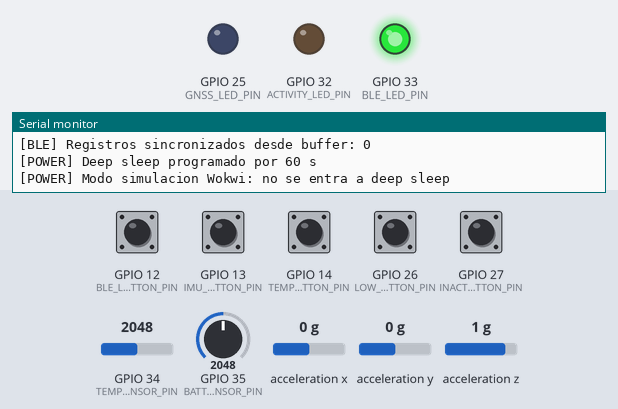
A program run on a simulated ESP32. Parts: output pins drawn as LEDs (lit = HIGH), the last lines printed to the serial monitor. Wiring (from diagram.json): MPU-6050 motion sensor at I2C address 0x68. The inputs (shaded band) are chosen by the test bench; at power-on: GPIO 12 (BLE_LOSS_BUTTON_PIN), GPIO 13 (IMU_BUTTON_PIN), GPIO 14 (TEMP_EVENT_BUTTON_PIN), GPIO 26 (LOW_BATTERY_BUTTON_PIN), GPIO 27 (INACTIVITY_BUTTON_PIN) HIGH, acceleration x 0 g, GPIO 34 (TEMP_SENSOR_PIN) = 2048, GPIO 35 (BATTERY_SENSOR_PIN) = 2048, acceleration y 0 g, acceleration z 1 g.

Above: at 1.8 s.
1.9 s: acceleration x set to -0.8 g
7.8 s: acceleration x set to -1.1 g
At 11.86 s:
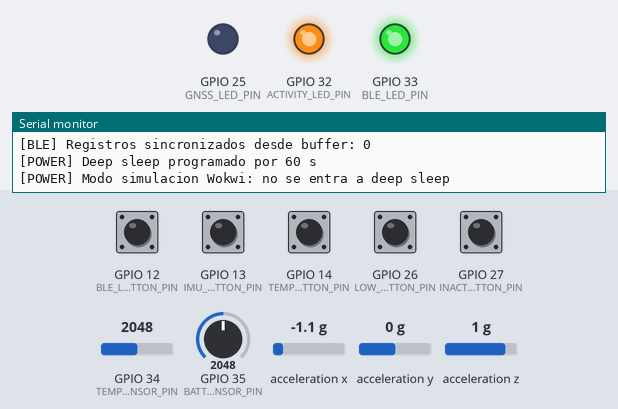
18.5 s: GPIO 12 (BLE_LOSS_BUTTON_PIN) pulled LOW for 0.15 s
At 18.66 s:
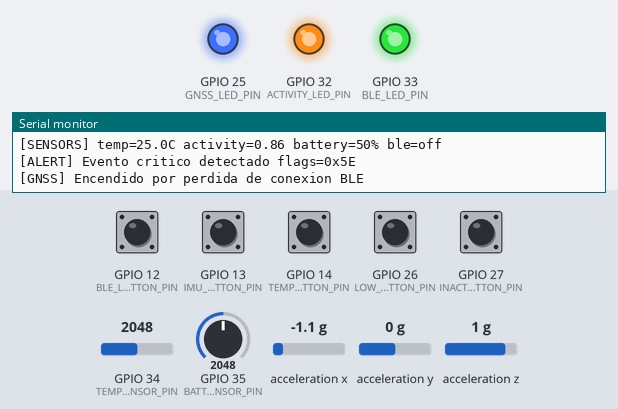
At 19.4 s:
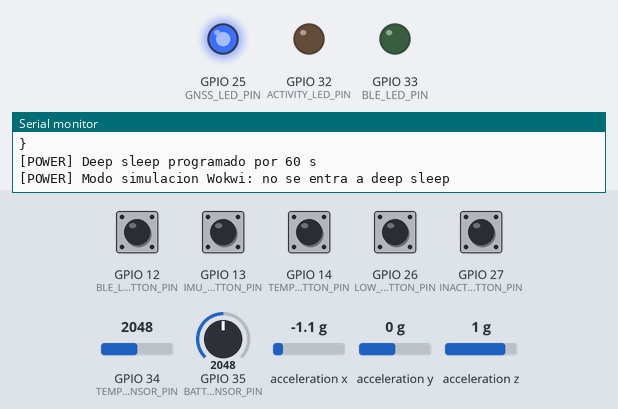
35.7 s: GPIO 13 (IMU_BUTTON_PIN) pulled LOW for 0.15 s
Timing chart, 0 to 42.5 s (numbered marks = the images above; inputs shaded):
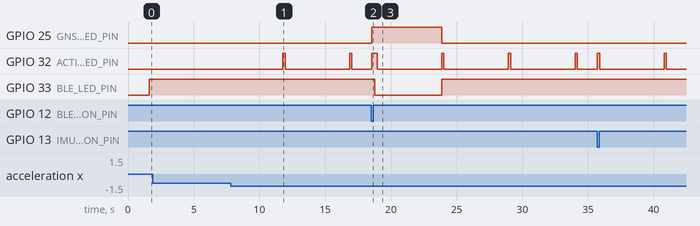

Measured:
- the behaviour switches between -0.9 and -1 g on acceleration x (found by bisection; images 0 and 1)
- after the input at 7.8 s, GPIO 32 (ACTIVITY_LED_PIN): alternates HIGH for 0.17 s and LOW for 4.9 s, starting after 4.0 s
- after the input at 18.5 s, GPIO 25 (GNSS_LED_PIN): LOW → HIGH at once, → LOW 5.3 s later; GPIO 33 (BLE_LED_PIN): HIGH → LOW after 0.29 s, → HIGH 5.1 s later

The program:

main.cpp
```cpp
#include <Arduino.h>
#include <esp_sleep.h>

#include "analyzer.h"
#include "app_config.h"
#include "buffer_store.h"
#include "comms_sim.h"
#include "data_types.h"
#include "sensor_sim.h"

SensorSim sensors;
Analyzer analyzer;
BufferStore bufferStore;
CommsSim comms;
unsigned long lastSampleMs = 0;
bool gnssPowered = false;
bool lastImuButtonState = HIGH;
bool lastBleLossButtonState = HIGH;
bool lastTempEventButtonState = HIGH;
bool lastInactivityButtonState = HIGH;
bool lastLowBatteryButtonState = HIGH;

void configurePins() {
  pinMode(AppConfig::GNSS_LED_PIN, OUTPUT);
  pinMode(AppConfig::ACTIVITY_LED_PIN, OUTPUT);
  digitalWrite(AppConfig::GNSS_LED_PIN, LOW);
  digitalWrite(AppConfig::ACTIVITY_LED_PIN, LOW);
}

void activateGnss(WellnessSample &sample) {
  Serial.println("[GNSS] Encendido por perdida de conexion BLE");
  digitalWrite(AppConfig::GNSS_LED_PIN, HIGH);
  gnssPowered = true;
  delay(250);

  sample.gnssActive = true;
  sample.latitude = 4.7110;
  sample.longitude = -74.0721;
  sample.deviceMode = MODE_GNSS_ACTIVE;

  Serial.print("[GNSS] Ubicacion simulada lat=");
  Serial.print(sample.latitude, 6);
  Serial.print(" lon=");
  Serial.println(sample.longitude, 6);
}

void powerOffGnss() {
  digitalWrite(AppConfig::GNSS_LED_PIN, LOW);
  gnssPowered = false;
  Serial.println("[GNSS] Apagado: BLE disponible");
}

void enterDeepSleep() {
  Serial.print("[POWER] Deep sleep programado por ");
  Serial.print(AppConfig::PERIODIC_WAKEUP_SECONDS);
  Serial.println(" s");

  esp_sleep_enable_timer_wakeup(
    static_cast<uint64_t>(AppConfig::PERIODIC_WAKEUP_SECONDS) * 1000000ULL
  );

#if CONFIG_IDF_TARGET_ESP32C3
  esp_deep_sleep_enable_gpio_wakeup(
    1ULL << AppConfig::IMU_BUTTON_PIN,
    ESP_GPIO_WAKEUP_GPIO_LOW
  );
#endif

#if APP_SIMULATION_MODE
  Serial.println("[POWER] Modo simulacion Wokwi: no se entra a deep sleep");
#else
  Serial.flush();
  esp_deep_sleep_start();
#endif
}

void logForcedEvents(uint16_t eventOverrides) {
  if (eventOverrides & EVENT_IMU_ACTIVITY) {
    Serial.println("[EVENT] IMU Wake: alta actividad detectada");
  }
  if (eventOverrides & EVENT_BLE_LOSS) {
    Serial.println("[EVENT] BLE perdido: posible salida de zona segura");
  }
  if (eventOverrides & EVENT_TEMP_HIGH) {
    Serial.println("[EVENT] Temperatura alta simulada");
  }
  if (eventOverrides & EVENT_INACTIVITY) {
    Serial.println("[EVENT] Inactividad prolongada simulada");
  }
  if (eventOverrides & EVENT_LOW_BATTERY) {
    Serial.println("[EVENT] Bateria baja simulada");
  }
}

void runMonitoringCycle(uint16_t eventOverrides = EVENT_NONE) {
  logForcedEvents(eventOverrides);

  WellnessSample sample = sensors.readSample(eventOverrides);

  if (sample.bleConnected && gnssPowered) {
    powerOffGnss();
  }

  Serial.println();
  Serial.println("[SYSTEM] Ciclo de monitoreo");
  Serial.print("[SENSORS] temp=");
  Serial.print(sample.temperatureC, 1);
  Serial.print("C activity=");
  Serial.print(sample.activityRms, 2);
  Serial.print(" battery=");
  Serial.print(sample.batteryPercent);
  Serial.print("% ble=");
  Serial.println(sample.bleConnected ? "on" : "off");

  sample.deviceMode = MODE_PROCESSING;
  WellnessAnalysis analysis = analyzer.analyze(sample);
  digitalWrite(AppConfig::ACTIVITY_LED_PIN, analysis.activity == ACTIVITY_HIGH ? HIGH : LOW);

  if (analysis.criticalEvent) {
    sample.deviceMode = MODE_CRITICAL_EVENT;
    Serial.print("[ALERT] Evento critico detectado flags=0x");
    Serial.println(analysis.alerts, HEX);

    if (AppConfig::GNSS_ON_CRITICAL_EVENT && (analysis.alerts & ALERT_BLE_LOSS)) {
      activateGnss(sample);
    } else {
      sample.gnssActive = false;
      digitalWrite(AppConfig::GNSS_LED_PIN, LOW);
    }
  }

  comms.setBleLed(sample.bleConnected);

  if (comms.isConnected(sample)) {
    sample.deviceMode = MODE_BLE_SYNC;
    comms.sendSample(sample, analysis, bufferStore.count());
    comms.syncPending(bufferStore);
  } else {
    sample.deviceMode = MODE_BUFFERING;
    bufferStore.push(sample, analysis);
    Serial.print("[BUFFER] BLE desconectado. Pendientes=");
    Serial.println(bufferStore.count());
    comms.printPayload(sample, analysis, bufferStore.count(), "local_buffer");
  }

  if (sample.gnssActive && sample.bleConnected) {
    powerOffGnss();
  }

  enterDeepSleep();
}

void setup() {
  Serial.begin(AppConfig::SERIAL_BAUD);
  delay(600);

  Serial.println("[SYSTEM] Simulacion Wokwi - Firmware collar gato");
  Serial.println("[SYSTEM] Botones: IMU, BLE perdido, temperatura alta, inactividad, bateria baja");
  Serial.println("[SYSTEM] NTC: temperatura. Potenciometro: bateria");
  configurePins();
  sensors.begin();
  bufferStore.begin();
  comms.begin();
  lastSampleMs = millis() - AppConfig::PERIODIC_SAMPLE_MS + AppConfig::FIRST_SAMPLE_DELAY_MS;
}

void loop() {
  const bool imuButtonState = digitalRead(AppConfig::IMU_BUTTON_PIN);
  const bool bleLossButtonState = digitalRead(AppConfig::BLE_LOSS_BUTTON_PIN);
  const bool tempEventButtonState = digitalRead(AppConfig::TEMP_EVENT_BUTTON_PIN);
  const bool inactivityButtonState = digitalRead(AppConfig::INACTIVITY_BUTTON_PIN);
  const bool lowBatteryButtonState = digitalRead(AppConfig::LOW_BATTERY_BUTTON_PIN);

  const bool anyNewPress =
    (lastImuButtonState == HIGH && imuButtonState == LOW) ||
    (lastBleLossButtonState == HIGH && bleLossButtonState == LOW) ||
    (lastTempEventButtonState == HIGH && tempEventButtonState == LOW) ||
    (lastInactivityButtonState == HIGH && inactivityButtonState == LOW) ||
    (lastLowBatteryButtonState == HIGH && lowBatteryButtonState == LOW);

  uint16_t heldEvents = EVENT_NONE;
  if (imuButtonState == LOW) {
    heldEvents |= EVENT_IMU_ACTIVITY;
  }
  if (bleLossButtonState == LOW) {
    heldEvents |= EVENT_BLE_LOSS;
  }
  if (tempEventButtonState == LOW) {
    heldEvents |= EVENT_TEMP_HIGH;
  }
  if (inactivityButtonState == LOW) {
    heldEvents |= EVENT_INACTIVITY;
  }
  if (lowBatteryButtonState == LOW) {
    heldEvents |= EVENT_LOW_BATTERY;
  }

  uint16_t eventOverrides = EVENT_NONE;
  if (lastImuButtonState == HIGH && imuButtonState == LOW) {
    eventOverrides |= EVENT_IMU_ACTIVITY;
  }
  if (lastBleLossButtonState == HIGH && bleLossButtonState == LOW) {
    eventOverrides |= EVENT_BLE_LOSS;
  }
  if (lastTempEventButtonState == HIGH && tempEventButtonState == LOW) {
    eventOverrides |= EVENT_TEMP_HIGH;
  }
  if (lastInactivityButtonState == HIGH && inactivityButtonState == LOW) {
    eventOverrides |= EVENT_INACTIVITY;
  }
  if (lastLowBatteryButtonState == HIGH && lowBatteryButtonState == LOW) {
    eventOverrides |= EVENT_LOW_BATTERY;
  }

  if (anyNewPress) {
    eventOverrides = heldEvents;
  }

  lastImuButtonState = imuButtonState;
  lastBleLossButtonState = bleLossButtonState;
  lastTempEventButtonState = tempEventButtonState;
  lastInactivityButtonState = inactivityButtonState;
  lastLowBatteryButtonState = lowBatteryButtonState;

  const bool anyButtonHeld =
    imuButtonState == LOW;
  digitalWrite(AppConfig::ACTIVITY_LED_PIN, anyButtonHeld ? HIGH : LOW);

  if (anyNewPress) {
    runMonitoringCycle(eventOverrides);
    lastSampleMs = millis();
  } else if (millis() - lastSampleMs >= AppConfig::PERIODIC_SAMPLE_MS) {
    runMonitoringCycle(EVENT_NONE);
    lastSampleMs = millis();
  }

  delay(AppConfig::LOOP_INTERVAL_MS);
}
```

analyzer.h
```cpp
#pragma once

#include <Arduino.h>
#include <math.h>
#include "app_config.h"
#include "data_types.h"

class Analyzer {
public:
  WellnessAnalysis analyze(const WellnessSample &sample) const {
    WellnessAnalysis analysis {};
    analysis.activity = classifyActivity(sample.activityRms);
    analysis.alerts = ALERT_NONE;
    analysis.criticalEvent = false;

    const float thermalDelta = fabs(sample.temperatureC - sample.baselineTemperatureC);
    if (thermalDelta >= AppConfig::THERMAL_DELTA_C) {
      analysis.alerts |= ALERT_THERMAL_EVENT;
    }

    if (sample.inactiveHours >= AppConfig::INACTIVITY_ALERT_HOURS) {
      analysis.alerts |= ALERT_INACTIVITY;
    }

    if (sample.continuousActivityMinutes >= AppConfig::HIGH_ACTIVITY_MINUTES ||
        analysis.activity == ACTIVITY_HIGH) {
      analysis.alerts |= ALERT_HIGH_ACTIVITY;
    }

    if (sample.baselineActivityRms > 0.0f) {
      const float activityDeltaPercent =
        fabs((sample.activityRms - sample.baselineActivityRms) /
             sample.baselineActivityRms) * 100.0f;

      if (activityDeltaPercent >= AppConfig::ABRUPT_ACTIVITY_DELTA_PERCENT) {
        analysis.alerts |= ALERT_ACTIVITY_DELTA;
      }
    }

    if (!sample.bleConnected &&
        sample.bleDisconnectedSeconds > AppConfig::BLE_LOSS_ALERT_SECONDS) {
      analysis.alerts |= ALERT_BLE_LOSS;
      analysis.criticalEvent = true;
    }

    if (sample.batteryPercent <= AppConfig::LOW_BATTERY_PERCENT) {
      analysis.alerts |= ALERT_LOW_BATTERY;
    }

    if ((analysis.alerts & (ALERT_THERMAL_EVENT | ALERT_INACTIVITY | ALERT_BLE_LOSS)) != 0) {
      analysis.alerts |= ALERT_CRITICAL;
      analysis.criticalEvent = true;
    }

    return analysis;
  }

private:
  ActivityClass classifyActivity(float activityRms) const {
    if (activityRms < 0.08f) return ACTIVITY_REST;
    if (activityRms < 0.30f) return ACTIVITY_LIGHT;
    if (activityRms < 0.80f) return ACTIVITY_NORMAL;
    return ACTIVITY_HIGH;
  }
};
```

buffer_store.h
```cpp
#pragma once

#include <Arduino.h>
#include "data_types.h"

class BufferStore {
public:
  static constexpr size_t CAPACITY = 32;

  void begin() {
    countValue = 0;
    writeIndex = 0;
  }

  void push(const WellnessSample &sample, const WellnessAnalysis &analysis) {
    records[writeIndex] = BufferedRecord { sample, analysis };
    writeIndex = (writeIndex + 1) % CAPACITY;

    if (countValue < CAPACITY) {
      countValue++;
    }
  }

  size_t count() const {
    return countValue;
  }

  void clear() {
    countValue = 0;
    writeIndex = 0;
  }

private:
  BufferedRecord records[CAPACITY];
  size_t countValue = 0;
  size_t writeIndex = 0;
};
```

comms_sim.h
```cpp
#pragma once

#include <Arduino.h>
#include "app_config.h"
#include "buffer_store.h"
#include "data_types.h"

class CommsSim {
public:
  void begin() {
    pinMode(AppConfig::BLE_LED_PIN, OUTPUT);
    digitalWrite(AppConfig::BLE_LED_PIN, LOW);
    Serial.println("[BLE] Servicio simulado listo: Animal Wellness Collar");
  }

  bool isConnected(const WellnessSample &sample) const {
    return sample.bleConnected;
  }

  void setBleLed(bool connected) const {
    digitalWrite(AppConfig::BLE_LED_PIN, connected ? HIGH : LOW);
  }

  void sendSample(const WellnessSample &sample, const WellnessAnalysis &analysis, size_t pendingRecords) const {
    Serial.print("[BLE] temp=");
    Serial.print(sample.temperatureC, 1);
    Serial.print("C activity=");
    Serial.print(sample.activityRms, 2);
    Serial.print(" battery=");
    Serial.print(sample.batteryPercent);
    Serial.print("% alerts=0x");
    Serial.print(analysis.alerts, HEX);
    Serial.print(" mode=");
    Serial.println(sample.deviceMode);

    printPayload(sample, analysis, pendingRecords, "ble_notification");
  }

  void syncPending(BufferStore &buffer) const {
    Serial.print("[BLE] Registros sincronizados desde buffer: ");
    Serial.println(buffer.count());
    buffer.clear();
  }

  void printPayload(const WellnessSample &sample,
                    const WellnessAnalysis &analysis,
                    size_t pendingRecords,
                    const char *transport) const {
    Serial.println("[PAYLOAD] Archivo JSON enviado a la app para analisis:");
    Serial.println("{");
    Serial.println("  \"petId\": \"luna\",");
    Serial.print("  \"timestampMs\": ");
    Serial.print(sample.timestampMs);
    Serial.println(",");
    Serial.print("  \"transport\": \"");
    Serial.print(transport);
    Serial.println("\",");
    Serial.print("  \"temperatureC\": ");
    Serial.print(sample.temperatureC, 2);
    Serial.println(",");
    Serial.print("  \"activityRms\": ");
    Serial.print(sample.activityRms, 3);
    Serial.println(",");
    Serial.print("  \"inactiveHours\": ");
    Serial.print(sample.inactiveHours, 2);
    Serial.println(",");
    Serial.print("  \"continuousActivityMinutes\": ");
    Serial.print(sample.continuousActivityMinutes);
    Serial.println(",");
    Serial.print("  \"batteryPercent\": ");
    Serial.print(sample.batteryPercent);
    Serial.println(",");
    Serial.print("  \"bleConnected\": ");
    Serial.print(sample.bleConnected ? "true" : "false");
    Serial.println(",");
    Serial.print("  \"bleDisconnectedSeconds\": ");
    Serial.print(sample.bleDisconnectedSeconds);
    Serial.println(",");
    Serial.print("  \"bufferRecords\": ");
    Serial.print(pendingRecords);
    Serial.println(",");
    Serial.print("  \"gnssActive\": ");
    Serial.print(sample.gnssActive ? "true" : "false");
    Serial.println(",");
    Serial.print("  \"location\": ");
    if (sample.gnssActive) {
      Serial.println("{");
      Serial.print("    \"lat\": ");
      Serial.print(sample.latitude, 6);
      Serial.println(",");
      Serial.print("    \"lng\": ");
      Serial.print(sample.longitude, 6);
      Serial.println();
      Serial.print("  }");
    } else {
      Serial.print("null");
    }
    Serial.println(",");
    Serial.print("  \"deviceMode\": \"");
    Serial.print(modeToString(sample.deviceMode));
    Serial.println("\",");
    Serial.print("  \"activityClass\": \"");
    Serial.print(activityToString(analysis.activity));
    Serial.println("\",");
    Serial.print("  \"alertFlags\": ");
    Serial.print(analysis.alerts);
    Serial.println(",");
    Serial.print("  \"alerts\": ");
    printAlertsArray(analysis.alerts);
    Serial.println();
    Serial.println("}");
  }

private:
  void printAlertsArray(uint16_t alerts) const {
    Serial.print("[");
    bool first = true;
    printAlertItem(alerts, ALERT_INACTIVITY, "INACTIVIDAD", first);
    printAlertItem(alerts, ALERT_HIGH_ACTIVITY, "ALTA_ACTIVIDAD", first);
    printAlertItem(alerts, ALERT_ACTIVITY_DELTA, "CAMBIO_ACTIVIDAD", first);
    printAlertItem(alerts, ALERT_THERMAL_EVENT, "EVENTO_TERMICO", first);
    printAlertItem(alerts, ALERT_BLE_LOSS, "PERDIDA_BLE", first);
    printAlertItem(alerts, ALERT_LOW_BATTERY, "BATERIA_BAJA", first);
    printAlertItem(alerts, ALERT_CRITICAL, "EVENTO_CRITICO", first);
    Serial.print("]");
  }

  void printAlertItem(uint16_t alerts, uint16_t flag, const char *name, bool &first) const {
    if ((alerts & flag) == 0) {
      return;
    }
    if (!first) {
      Serial.print(", ");
    }
    Serial.print("\"");
    Serial.print(name);
    Serial.print("\"");
    first = false;
  }

  const char *modeToString(DeviceMode mode) const {
    switch (mode) {
      case MODE_INIT: return "INIT";
      case MODE_DEEP_SLEEP: return "DEEP_SLEEP";
      case MODE_PERIODIC_MONITORING: return "MONITOREO_PERIODICO";
      case MODE_PROCESSING: return "PROCESAMIENTO";
      case MODE_BUFFERING: return "BUFFER_LOCAL";
      case MODE_BLE_SYNC: return "BLE_SYNC";
      case MODE_CRITICAL_EVENT: return "EVENTO_CRITICO";
      case MODE_GNSS_ACTIVE: return "GNSS_ACTIVO";
      default: return "DESCONOCIDO";
    }
  }

  const char *activityToString(ActivityClass activity) const {
    switch (activity) {
      case ACTIVITY_REST: return "REPOSO";
      case ACTIVITY_LIGHT: return "ACTIVIDAD_LIGERA";
      case ACTIVITY_NORMAL: return "ACTIVIDAD_NORMAL";
      case ACTIVITY_HIGH: return "ALTA_ACTIVIDAD";
      default: return "DESCONOCIDA";
    }
  }
};
```

data_types.h
```cpp
#pragma once

#include <Arduino.h>

enum DeviceMode {
  MODE_INIT,
  MODE_DEEP_SLEEP,
  MODE_PERIODIC_MONITORING,
  MODE_PROCESSING,
  MODE_BUFFERING,
  MODE_BLE_SYNC,
  MODE_CRITICAL_EVENT,
  MODE_GNSS_ACTIVE
};

enum ActivityClass {
  ACTIVITY_REST,
  ACTIVITY_LIGHT,
  ACTIVITY_NORMAL,
  ACTIVITY_HIGH
};

enum AlertFlags {
  ALERT_NONE = 0,
  ALERT_INACTIVITY = 1 << 0,
  ALERT_HIGH_ACTIVITY = 1 << 1,
  ALERT_ACTIVITY_DELTA = 1 << 2,
  ALERT_THERMAL_EVENT = 1 << 3,
  ALERT_BLE_LOSS = 1 << 4,
  ALERT_LOW_BATTERY = 1 << 5,
  ALERT_CRITICAL = 1 << 6
};

enum EventOverrideFlags {
  EVENT_NONE = 0,
  EVENT_IMU_ACTIVITY = 1 << 0,
  EVENT_BLE_LOSS = 1 << 1,
  EVENT_TEMP_HIGH = 1 << 2,
  EVENT_INACTIVITY = 1 << 3,
  EVENT_LOW_BATTERY = 1 << 4
};

struct WellnessSample {
  unsigned long timestampMs;
  float temperatureC;
  float activityRms;
  float baselineTemperatureC;
  float baselineActivityRms;
  float inactiveHours;
  uint16_t continuousActivityMinutes;
  uint8_t batteryPercent;
  bool bleConnected;
  uint16_t bleDisconnectedSeconds;
  bool gnssActive;
  double latitude;
  double longitude;
  DeviceMode deviceMode;
};

struct WellnessAnalysis {
  ActivityClass activity;
  uint16_t alerts;
  bool criticalEvent;
};

struct BufferedRecord {
  WellnessSample sample;
  WellnessAnalysis analysis;
};
```

app_config.h
```cpp
#pragma once

#include <Arduino.h>

namespace AppConfig {
  static constexpr uint32_t SERIAL_BAUD = 115200;

  static constexpr uint8_t IMU_BUTTON_PIN = 13;
  static constexpr uint8_t BLE_LOSS_BUTTON_PIN = 12;
  static constexpr uint8_t TEMP_EVENT_BUTTON_PIN = 14;
  static constexpr uint8_t INACTIVITY_BUTTON_PIN = 27;
  static constexpr uint8_t LOW_BATTERY_BUTTON_PIN = 26;
  static constexpr uint8_t GNSS_LED_PIN = 25;
  static constexpr uint8_t BLE_LED_PIN = 33;
  static constexpr uint8_t ACTIVITY_LED_PIN = 32;
  static constexpr uint8_t I2C_SDA_PIN = 21;
  static constexpr uint8_t I2C_SCL_PIN = 22;
  static constexpr uint8_t TEMP_SENSOR_PIN = 34;
  static constexpr uint8_t BATTERY_SENSOR_PIN = 35;

  static constexpr uint32_t LOOP_INTERVAL_MS = 100;
  static constexpr uint32_t FIRST_SAMPLE_DELAY_MS = 1000;
  static constexpr uint32_t PERIODIC_SAMPLE_MS = 5000;
  static constexpr uint32_t PERIODIC_WAKEUP_SECONDS = 60;

  static constexpr uint16_t BLE_LOSS_ALERT_SECONDS = 30;
  static constexpr float INACTIVITY_ALERT_HOURS = 1.0f;
  static constexpr uint16_t HIGH_ACTIVITY_MINUTES = 10;
  static constexpr float ABRUPT_ACTIVITY_DELTA_PERCENT = 30.0f;
  static constexpr float THERMAL_DELTA_C = 2.0f;
  static constexpr uint8_t LOW_BATTERY_PERCENT = 20;
  static constexpr bool GNSS_ON_CRITICAL_EVENT = true;
}
```

Source omitted: sensor_sim.h (3873 bytes)
